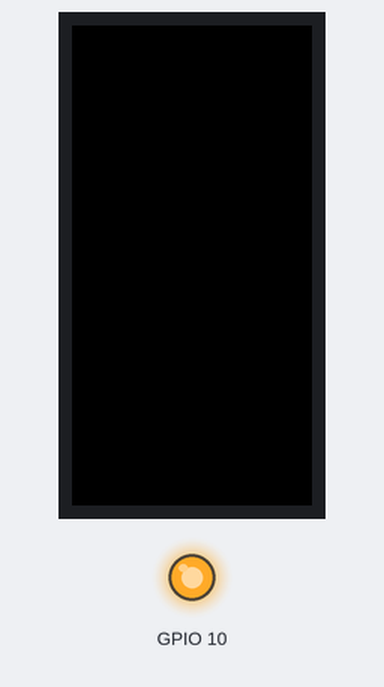
This sketch was run on a simulated ESP32. Parts: 80×160 colour display, output pins drawn as LEDs (lit = HIGH).

Above: at 0.2 s.
At 12.2 s:
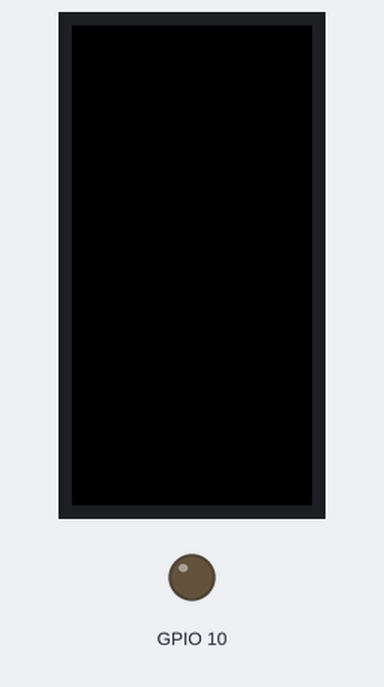
Timing chart, 0 to 13.7 s (numbered marks = the images above):
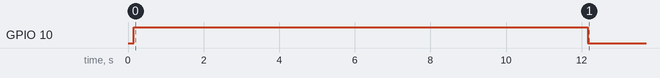

The sketch:

Serial.ino
```cpp
#include <M5StickC.h>

HardwareSerial serial_ext(2);

void setup(){
  Serial.begin(115200);
  Serial1.begin(115200, SERIAL_8N1, 0, 26); // EXT_IO
//  serial_ext.begin(115200, SERIAL_8N1, 26, 36);

  M5.begin();

  // LED ON(GPIO_NUM_10 or M5_LED)
  pinMode(GPIO_NUM_10, OUTPUT);
}

unsigned long n = 0;
void loop() {
  if (++n < 10000) {
    digitalWrite(GPIO_NUM_10, HIGH);
  } else {
    digitalWrite(GPIO_NUM_10, LOW);
  }
  // PCからの入力
  if (Serial.available() > 0) { // 受信したデータが存在する
    n = 0;
    int incomingByte = Serial.read(); // 受信データを読み込む
    Serial1.write(incomingByte);
  }
  // Raspberry Piからの入力
  if (Serial1.available() > 0) { // 受信したデータが存在する
    n = 0;
    int incomingByte = Serial.read(); // 受信データを読み込む
    Serial.write(incomingByte);
  }
}
```

Measured:
- by itself, GPIO 10: LOW → HIGH at 0.15 s, → LOW 12.0 s later
